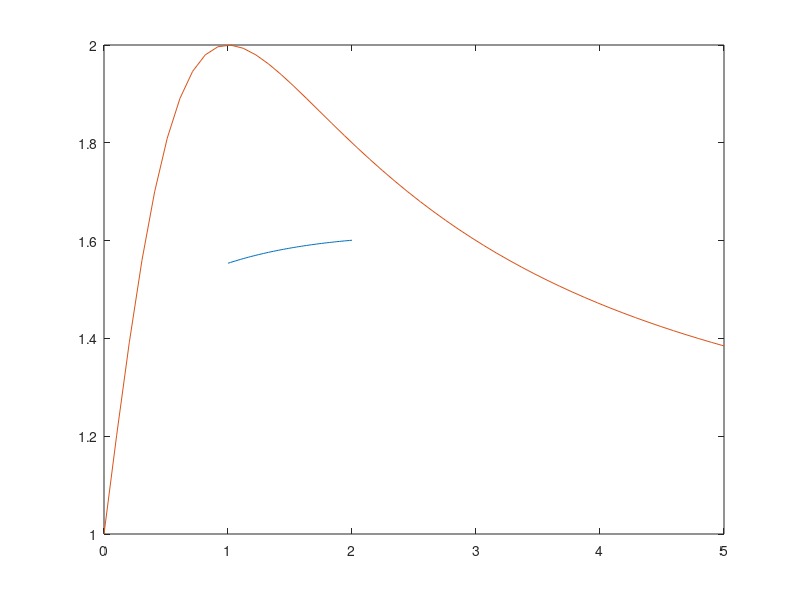
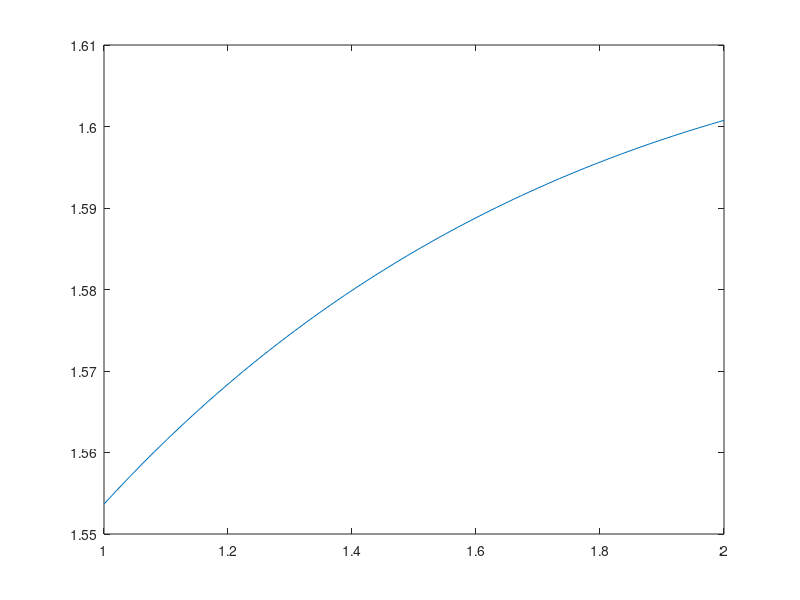
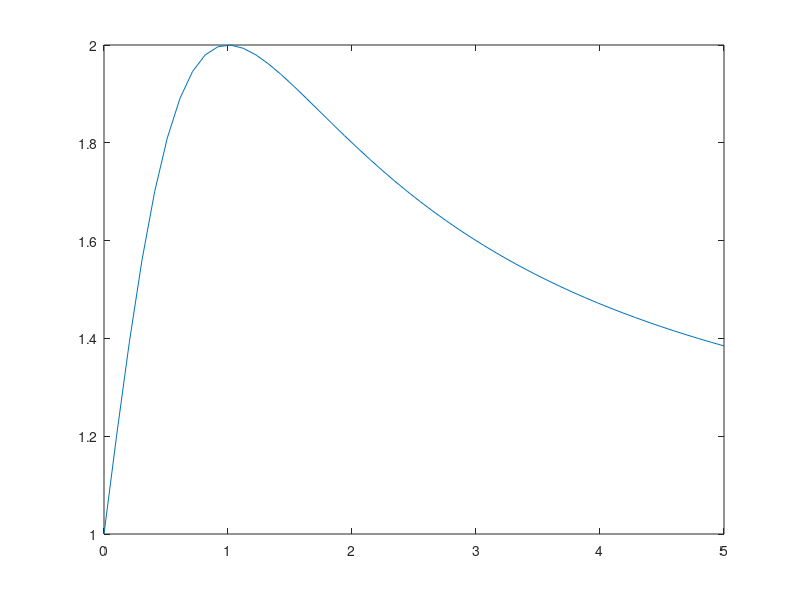

MATLAB code to generate these figures, in order:
% Esercizio 01

% Dati
N = 50;
x1 = linspace(1,2,N);
x2 = linspace(0,5,N);

% Richieste
fx = (2*log(x1+2))./(sqrt(x1+1))
gx = (x2.^2 + 2*x2 + 1)./(x2.^2 + 1)

plot(x1,fx,x2,gx)

figure(2)
plot(x1,fx)
figure(3)
plot(x2,gx)
